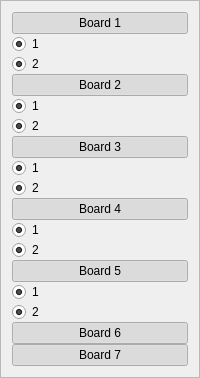
               <widget class="QFrame" name="frame_20">
                <property name="frameShape">
                 <enum>QFrame::StyledPanel</enum>
                </property>
                <property name="frameShadow">
                 <enum>QFrame::Raised</enum>
                </property>
                <layout class="QVBoxLayout" name="verticalLayout_218">
                 <property name="spacing">
                  <number>0</number>
                 </property>
                 <item>
                  <widget class="QPushButton" name="sc4_sl1_b1">
                   <property name="text">
                    <string>Board 1</string>
                   </property>
                   <property name="checkable">
                    <bool>true</bool>
                   </property>
                   <property name="checked">
                    <bool>true</bool>
                   </property>
                  </widget>
                 </item>
                 <item>
                  <widget class="QRadioButton" name="sc4_sl1_b1_1">
                   <property name="text">
                    <string>1</string>
                   </property>
                   <property name="checkable">
                    <bool>true</bool>
                   </property>
                   <property name="checked">
                    <bool>true</bool>
                   </property>
                   <property name="autoExclusive">
                    <bool>false</bool>
                   </property>
                  </widget>
                 </item>
                 <item>
                  <widget class="QRadioButton" name="sc4_sl1_b1_2">
                   <property name="text">
                    <string>2</string>
                   </property>
                   <property name="checkable">
                    <bool>true</bool>
                   </property>
                   <property name="checked">
                    <bool>true</bool>
                   </property>
                   <property name="autoExclusive">
                    <bool>false</bool>
                   </property>
                  </widget>
                 </item>
                 <item>
                  <widget class="QPushButton" name="sc4_sl1_b2">
                   <property name="text">
                    <string>Board 2</string>
                   </property>
                   <property name="checkable">
                    <bool>true</bool>
                   </property>
                   <property name="checked">
                    <bool>true</bool>
                   </property>
                  </widget>
                 </item>
                 <item>
                  <widget class="QRadioButton" name="sc4_sl1_b2_1">
                   <property name="text">
                    <string>1</string>
                   </property>
                   <property name="checkable">
                    <bool>true</bool>
                   </property>
                   <property name="checked">
                    <bool>true</bool>
                   </property>
                   <property name="autoExclusive">
                    <bool>false</bool>
                   </property>
                  </widget>
                 </item>
                 <item>
                  <widget class="QRadioButton" name="sc4_sl1_b2_2">
                   <property name="text">
                    <string>2</string>
                   </property>
                   <property name="checkable">
                    <bool>true</bool>
                   </property>
                   <property name="checked">
                    <bool>true</bool>
                   </property>
                   <property name="autoExclusive">
                    <bool>false</bool>
                   </property>
                  </widget>
                 </item>
                 <item>
                  <widget class="QPushButton" name="sc4_sl1_b3">
                   <property name="text">
                    <string>Board 3</string>
                   </property>
                   <property name="checkable">
                    <bool>true</bool>
                   </property>
                   <property name="checked">
                    <bool>true</bool>
                   </property>
                  </widget>
                 </item>
                 <item>
                  <widget class="QRadioButton" name="sc4_sl1_b3_1">
                   <property name="text">
                    <string>1</string>
                   </property>
                   <property name="checkable">
                    <bool>true</bool>
                   </property>
                   <property name="checked">
                    <bool>true</bool>
                   </property>
                   <property name="autoExclusive">
                    <bool>false</bool>
                   </property>
                  </widget>
                 </item>
                 <item>
                  <widget class="QRadioButton" name="sc4_sl1_b3_2">
                   <property name="text">
                    <string>2</string>
                   </property>
                   <property name="checkable">
                    <bool>true</bool>
                   </property>
                   <property name="checked">
                    <bool>true</bool>
                   </property>
                   <property name="autoExclusive">
                    <bool>false</bool>
                   </property>
                  </widget>
                 </item>
                 <item>
                  <widget class="QPushButton" name="sc4_sl1_b4">
                   <property name="text">
                    <string>Board 4</string>
                   </property>
                   <property name="checkable">
                    <bool>true</bool>
                   </property>
                   <property name="checked">
                    <bool>true</bool>
                   </property>
                  </widget>
                 </item>
                 <item>
                  <widget class="QRadioButton" name="sc4_sl1_b4_1">
                   <property name="text">
                    <string>1</string>
                   </property>
                   <property name="checkable">
                    <bool>true</bool>
                   </property>
                   <property name="checked">
                    <bool>true</bool>
                   </property>
                   <property name="autoExclusive">
                    <bool>false</bool>
                   </property>
                  </widget>
                 </item>
                 <item>
                  <widget class="QRadioButton" name="sc4_sl1_b4_2">
                   <property name="text">
                    <string>2</string>
                   </property>
                   <property name="checkable">
                    <bool>true</bool>
                   </property>
                   <property name="checked">
                    <bool>true</bool>
                   </property>
                   <property name="autoExclusive">
                    <bool>false</bool>
                   </property>
                  </widget>
                 </item>
                 <item>
                  <widget class="QPushButton" name="sc4_sl1_b5">
                   <property name="text">
                    <string>Board 5</string>
                   </property>
                   <property name="checkable">
                    <bool>true</bool>
                   </property>
                   <property name="checked">
                    <bool>true</bool>
                   </property>
                  </widget>
                 </item>
                 <item>
                  <widget class="QRadioButton" name="sc4_sl1_b5_1">
                   <property name="text">
                    <string>1</string>
                   </property>
                   <property name="checkable">
                    <bool>true</bool>
                   </property>
                   <property name="checked">
                    <bool>true</bool>
                   </property>
                   <property name="autoExclusive">
                    <bool>false</bool>
                   </property>
                  </widget>
                 </item>
                 <item>
                  <widget class="QRadioButton" name="sc4_sl1_b5_2">
                   <property name="text">
                    <string>2</string>
                   </property>
                   <property name="checkable">
                    <bool>true</bool>
                   </property>
                   <property name="checked">
                    <bool>true</bool>
                   </property>
                   <property name="autoExclusive">
                    <bool>false</bool>
                   </property>
                  </widget>
                 </item>
                 <item>
                  <widget class="QPushButton" name="sc4_sl1_b6">
                   <property name="text">
                    <string>Board 6</string>
                   </property>
                   <property name="checkable">
                    <bool>true</bool>
                   </property>
                   <property name="checked">
                    <bool>true</bool>
                   </property>
                  </widget>
                 </item>
                 <item>
                  <widget class="QPushButton" name="sc4_sl1_b7">
                   <property name="text">
                    <string>Board 7</string>
                   </property>
                   <property name="checkable">
                    <bool>true</bool>
                   </property>
                   <property name="checked">
                    <bool>true</bool>
                   </property>
                  </widget>
                 </item>
                </layout>
               </widget>
